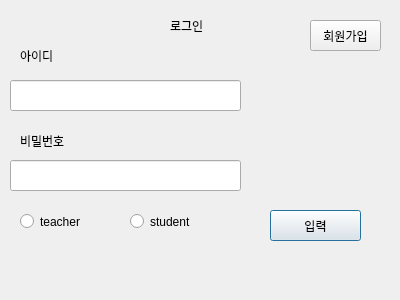
<?xml version="1.0" encoding="UTF-8"?>
<ui version="4.0">
 <class>login</class>
 <widget class="QDialog" name="login">
  <property name="geometry">
   <rect>
    <x>0</x>
    <y>0</y>
    <width>400</width>
    <height>300</height>
   </rect>
  </property>
  <property name="windowTitle">
   <string>Dialog</string>
  </property>
  <widget class="QPushButton" name="login_button">
   <property name="geometry">
    <rect>
     <x>270</x>
     <y>210</y>
     <width>91</width>
     <height>31</height>
    </rect>
   </property>
   <property name="text">
    <string>입력</string>
   </property>
  </widget>
  <widget class="QLineEdit" name="pwbar">
   <property name="geometry">
    <rect>
     <x>10</x>
     <y>160</y>
     <width>231</width>
     <height>31</height>
    </rect>
   </property>
  </widget>
  <widget class="QLineEdit" name="idbar">
   <property name="geometry">
    <rect>
     <x>10</x>
     <y>80</y>
     <width>231</width>
     <height>31</height>
    </rect>
   </property>
  </widget>
  <widget class="QLabel" name="id_label">
   <property name="geometry">
    <rect>
     <x>20</x>
     <y>40</y>
     <width>71</width>
     <height>31</height>
    </rect>
   </property>
   <property name="text">
    <string>아이디</string>
   </property>
  </widget>
  <widget class="QLabel" name="pw_label">
   <property name="geometry">
    <rect>
     <x>20</x>
     <y>130</y>
     <width>67</width>
     <height>21</height>
    </rect>
   </property>
   <property name="text">
    <string>비밀번호</string>
   </property>
  </widget>
  <widget class="QPushButton" name="join_in">
   <property name="geometry">
    <rect>
     <x>310</x>
     <y>20</y>
     <width>71</width>
     <height>31</height>
    </rect>
   </property>
   <property name="text">
    <string>회원가입</string>
   </property>
  </widget>
  <widget class="QLabel" name="label">
   <property name="geometry">
    <rect>
     <x>170</x>
     <y>10</y>
     <width>67</width>
     <height>31</height>
    </rect>
   </property>
   <property name="text">
    <string>로그인</string>
   </property>
  </widget>
  <widget class="QRadioButton" name="teacher">
   <property name="geometry">
    <rect>
     <x>20</x>
     <y>210</y>
     <width>112</width>
     <height>23</height>
    </rect>
   </property>
   <property name="text">
    <string>teacher</string>
   </property>
  </widget>
  <widget class="QRadioButton" name="student">
   <property name="geometry">
    <rect>
     <x>130</x>
     <y>210</y>
     <width>112</width>
     <height>23</height>
    </rect>
   </property>
   <property name="text">
    <string>student</string>
   </property>
  </widget>
 </widget>
 <resources/>
 <connections/>
</ui>
